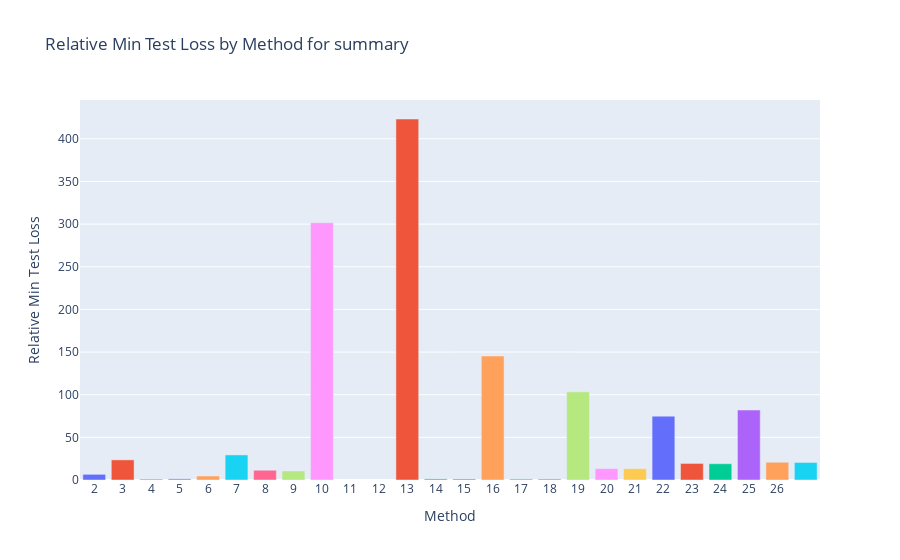

The cell this chart's notebook holds for it:
### Code cell
### The mean over all datasets is not a good indicator!! (Prone to outliers) Every dataset has different properties and therefore different methods perform best.

import plotly.express as px

dataset_names = list(min_val_test_loss.keys())

summary_test_loss = {}


for dataset_name, dataset_vals in relative_min_val_test_loss.items():
    for method_name, method_val in dataset_vals.items():
        if method_name not in summary_test_loss:
            summary_test_loss[method_name] = []
        
        summary_test_loss[method_name].append(method_val)
        
for method_name, method_vals in summary_test_loss.items():
    summary_test_loss[method_name] = np.mean(method_vals)


# Adding bars for each dataset
methods = list(summary_test_loss.keys())
index = np.arange(len(methods))  # the label locations

test_losses = [summary_test_loss[method] for method in methods]
dataset_name = "summary"
# Create a bar chart for the current dataset
fig = go.Figure(data=[
    go.Bar(
        x=methods,
        y=test_losses,
        name=dataset_name,
        marker_color = colors[:len(methods)]  # Assign different colors to each bar
    )
])

# Customize the layout
fig.update_layout(
    title=f'Relative Min Test Loss by Method for {dataset_name}',
    xaxis=dict(
        title='Method',
        #tickmode='array',
        tickvals=list(range(len(methods))),
        ticktext=methods
    ),
    yaxis=dict(
        title='Relative Min Test Loss'
    ),
    legend_title=dataset_name
    # Additional customizations can be added here
)

# Show the plot
fig.show()

### Figure 1 — Plotly figure (JSON) as saved in the notebook; plotly's stock layout.template omitted (floating-point values rounded to 4 significant figures)
{"data": [{"marker": {"color": ["#636EFA", "#EF553B", "#00CC96", "#AB63FA", "#FFA15A", "#19D3F3", "#FF6692", "#B6E880", "#FF97FF", "#FECB52", "#636EFA", "#EF553B", "#00CC96", "#AB63FA", "#FFA15A", "#19D3F3", "#FF6692", "#B6E880", "#FF97FF", "#FECB52", "#636EFA", "#EF553B", "#00CC96", "#AB63FA", "#FFA15A", "#19D3F3"]}, "name": "summary", "type": "bar", "x": [1, 2, 3, 4, 5, 6, 7, 8, 9, 10, 11, 12, 13, 14, 15, 16, 17, 18, 19, 20, 21, 22, 23, 24, 25, 26], "y": [6.659, 23.6, 1, 1.343, 4.693, 29.4, 11.45, 10.59, 301.7, null, null, 423.2, 1.274, 1.198, 145.4, 1.234, 1.225, 103.4, 13.27, 13.29, 74.84, 19.44, 19.08, 82.0, 20.81, 20.56]}], "layout": {"legend": {"title": {"text": "summary"}}, "title": {"text": "Relative Min Test Loss by Method for summary"}, "xaxis": {"ticktext": [1, 2, 3, 4, 5, 6, 7, 8, 9, 10, 11, 12, 13, 14, 15, 16, 17, 18, 19, 20, 21, 22, 23, 24, 25, 26], "tickvals": [0, 1, 2, 3, 4, 5, 6, 7, 8, 9, 10, 11, 12, 13, 14, 15, 16, 17, 18, 19, 20, 21, 22, 23, 24, 25], "title": {"text": "Method"}}, "yaxis": {"title": {"text": "Relative Min Test Loss"}}}}
